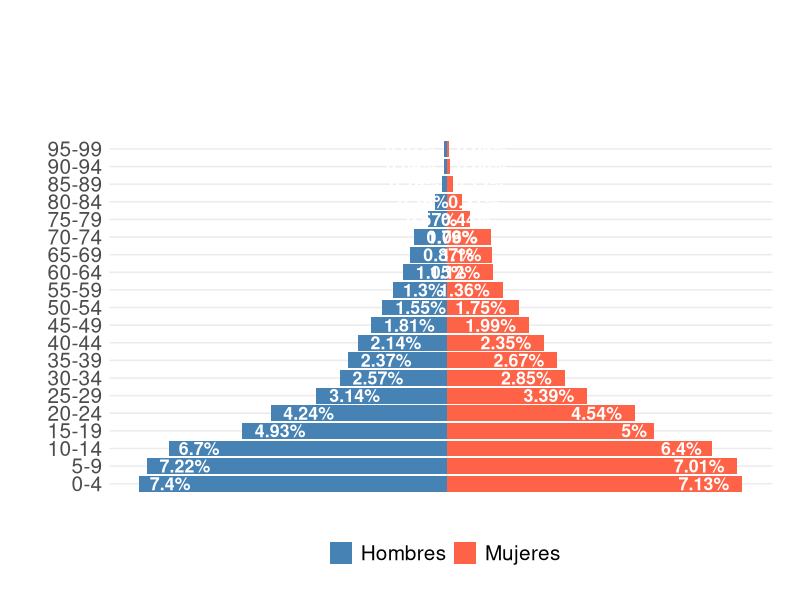
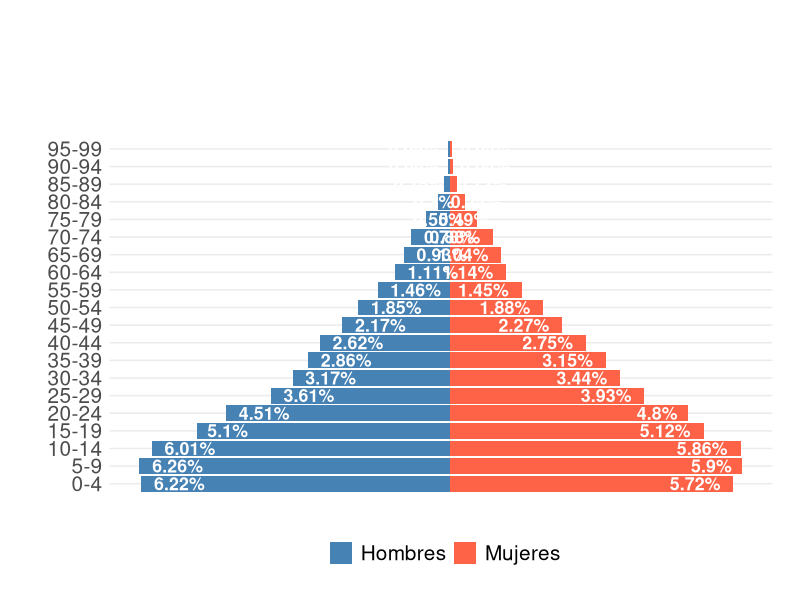
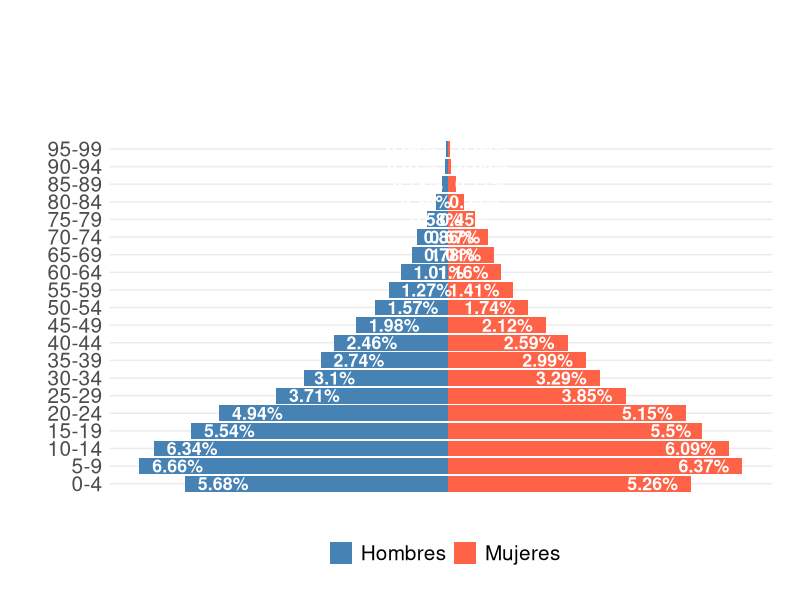
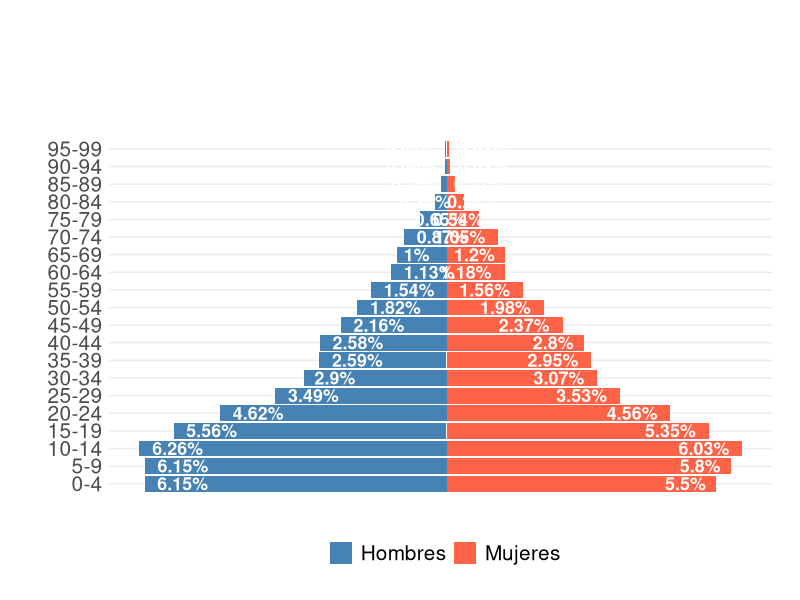
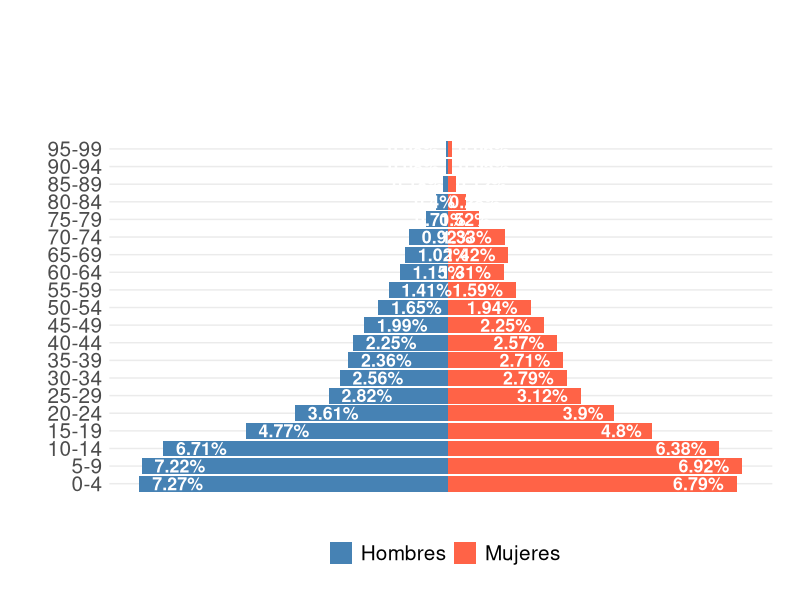
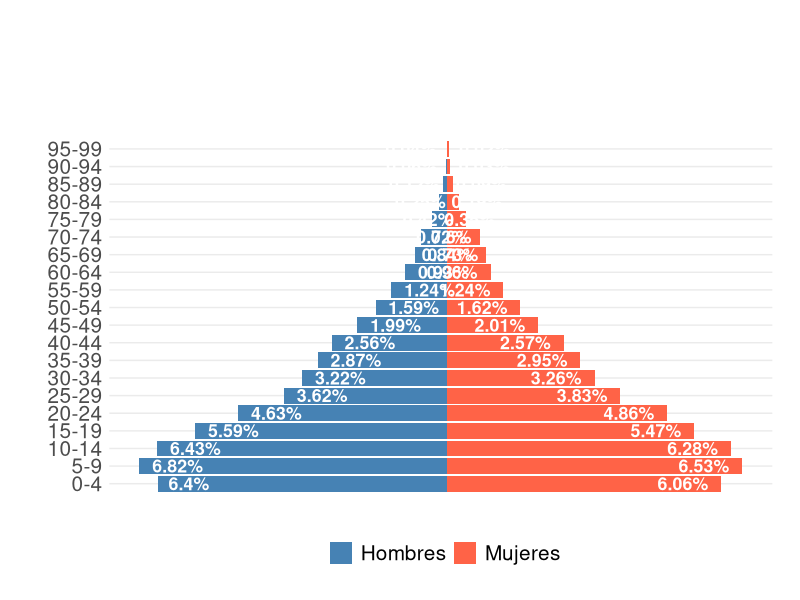
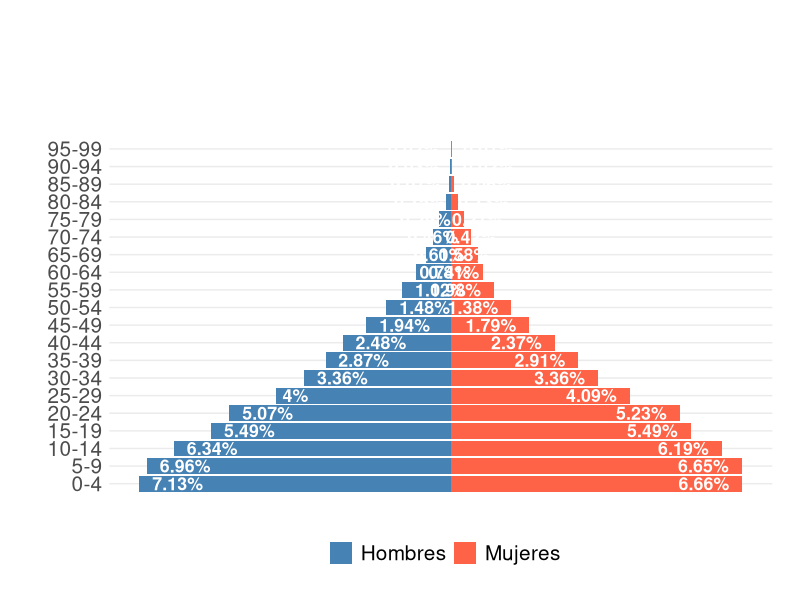
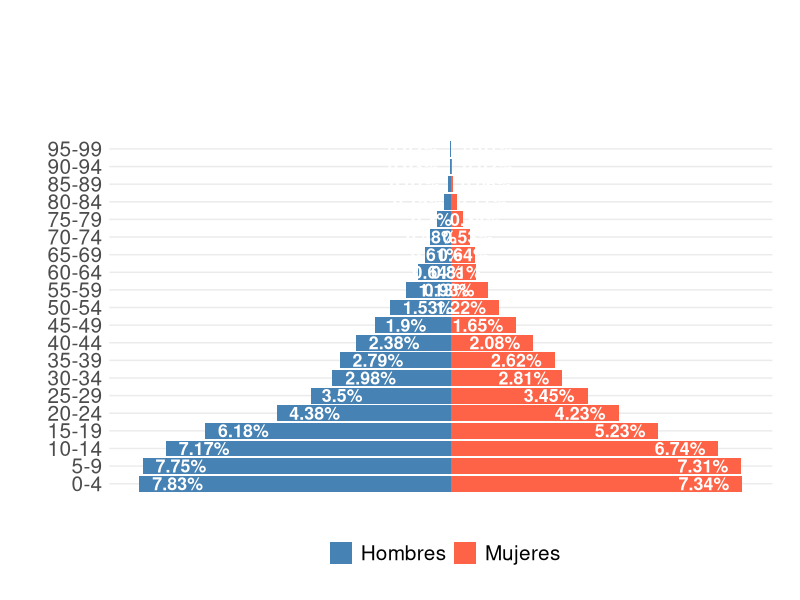

Source code (R) for these figures, in order:
library("ggplot2")
library("readr")
library("dplyr")

dep_names <-c("Chuquisaca","La Paz", "Cochabamba", "Oruro", "Potosí", "Tarija", "Santa Cruz", "Beni", "Pando")

df <- read_csv("data/processed/poblacion_genero_bolivia_2001.csv")

head(df)

resultados <- list()

for (dep_id in 1:9) {
  poblacion_lp <- df %>% filter(dep==dep_id)
  poblacion_total_lp <- sum(poblacion_lp$total)
  poblacion_total_lp
  poblacion_lp <- poblacion_lp %>%
    mutate(
      edad_inicio = as.integer(sub("-.*|\\+", "", rango_edad))
    ) %>%
    arrange(edad_inicio) %>%
    mutate(
      rango_edad = factor(rango_edad, levels = unique(rango_edad))
    ) %>%
    mutate(porcentaje=paste(round(total/poblacion_total_lp*100,2),"%",sep=""))
  
  p <- ggplot(poblacion_lp, 
              aes(x = rango_edad, 
                  y = ifelse(sexo == "hombre", -total, total), 
                  fill = factor(sexo)
              )
  ) +
    geom_col() +
    geom_text(label= poblacion_lp$porcentaje, stat = "identity", 
              hjust=ifelse(test = poblacion_lp$sexo == "hombre",  yes = -0.25, no = 1.25),
              color="white", fontface="bold", size=4.5)+
    scale_y_continuous(labels = abs) +
    coord_flip() +
    theme_minimal() +
    scale_fill_manual(
      values = c("steelblue", "tomato"),
      labels = c("Hombres", "Mujeres")
    ) +
    labs(
      x = "",
      y = "",
      fill=""
    )+
    theme( 
      panel.grid.major.x = element_blank(), 
      panel.grid.minor.x = element_blank(),
      axis.text.x=element_blank(), 
      axis.text.y=element_text(size=15),
      strip.text.x=element_text(size=15),
      legend.position="bottom",
      legend.text=element_text(size=15),
      plot.margin = margin(100, 20, 20, 20)
    )
  figure_path <- paste0("figures/piramide_", dep_names[dep_id],"_2001.svg")
  print(figure_path)
  print(poblacion_total_lp)
  ggsave(
    figure_path,
    p,
    width = 8,
    height = 8,
    units = "in"
  )
  
}
